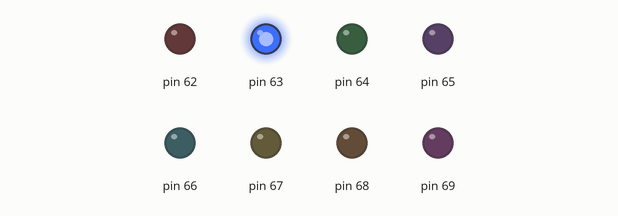
This sketch was run on a simulated Arduino Mega 2560, built with avr-gcc and run on an emulated ATmega2560. Shown: output pins drawn as LEDs (lit = HIGH).

Above: at 0.1 s.
Timing chart, 0 to 1.9 s (numbered marks = the images above):
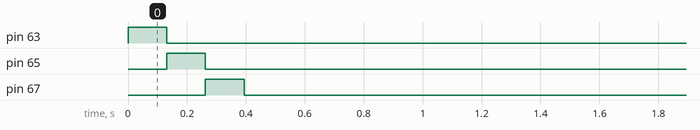

The sketch:

ETALVIS_Problem_02_06.ino
```cpp
//SELF ASSESSMENT - 2
//LEDs SET 02 Problem 06
//Problem: connect 8 LEDs to port K from bit 0 to 7
//Glow the all ODD LEDs onebyone do not off the LED
void delay1();//delay function declaration
void setup() {
  // put your setup code here, to run once:
  volatile char *ddrK;
  ddrK = 0x107;
  *ddrK = 0xFF;
  volatile char *outK;
  outK = 0x108;
  unsigned char oddleds[4] = {0x02, 0x08, 0x20, 0x80};
  volatile int k;
  for (k = 0; k < 4; k++) {
    *outK = oddleds[k];
    delay1();
  }

}
void loop() {
  // put your main code here, to run repeatedly:

}
void delay1()
{
  volatile long i;
  for (i = 0; i < 60000; i++);
}
```
